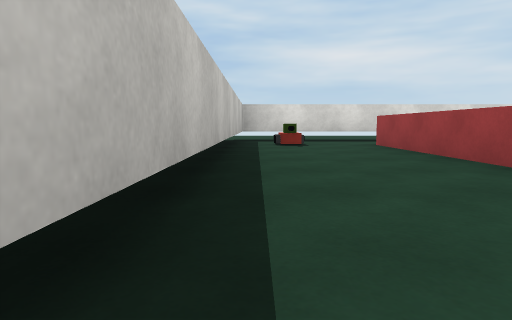
View 1 (above)

19 first-person views from a walk through a scene from a Unity 3-D project. The camera is 0.58 m above the floor, tilts 6° down and sees 75° across. The floor is counted in squares, 2 m on a side. Each view is taken from the middle of a square. On the plan, view 1 faces up. The plan holds only what a view shows up to about 9 squares ahead; the rest is blank. Surface patterns are stand-ins for the level's own textures.

View 2
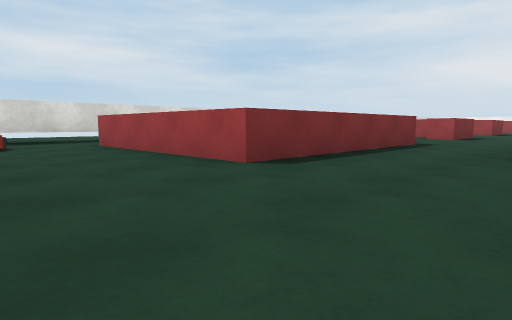

View 3
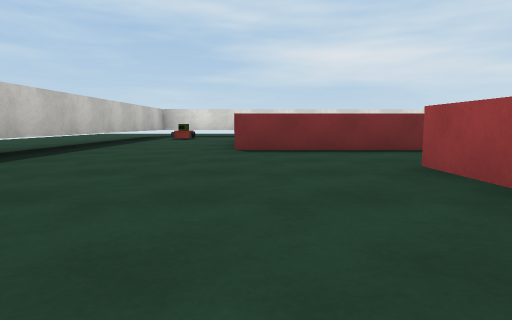

View 4
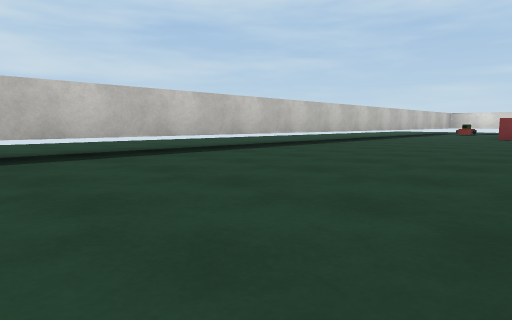

View 5
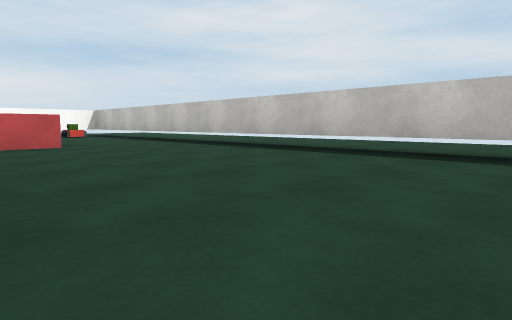

View 6
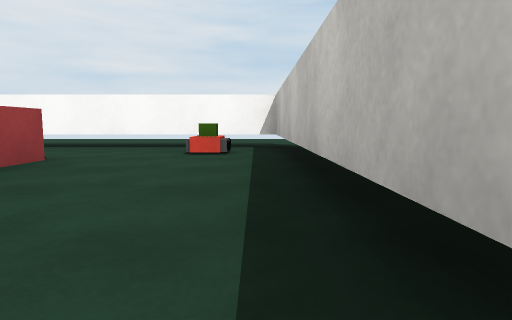

View 7
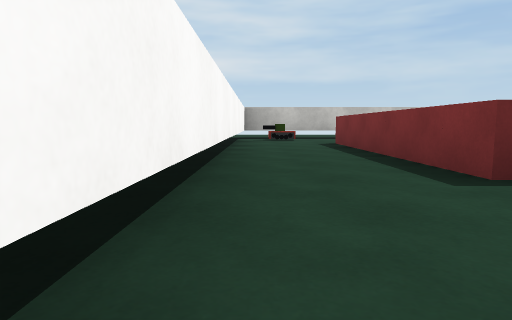

View 8
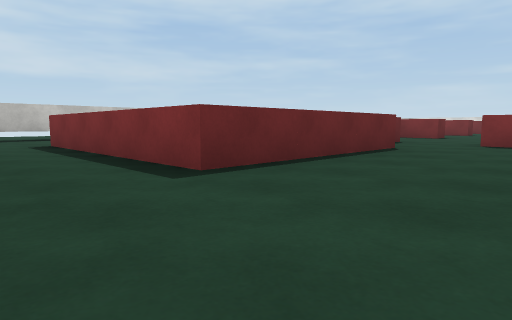

View 9
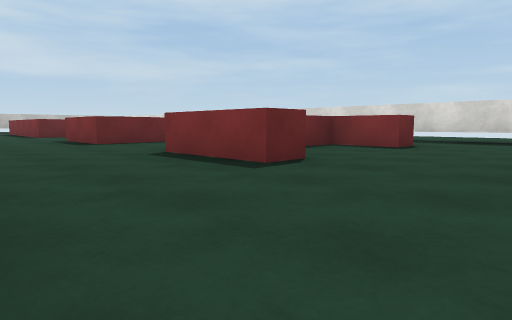

View 10
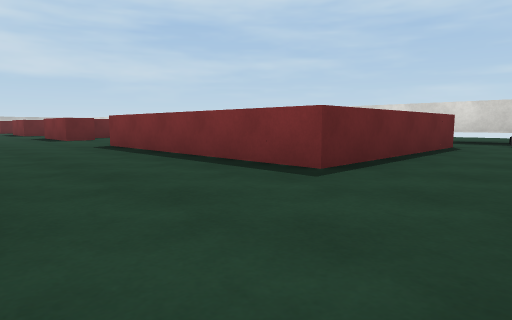

View 11
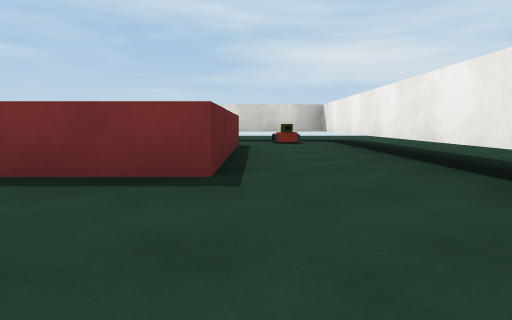

View 12
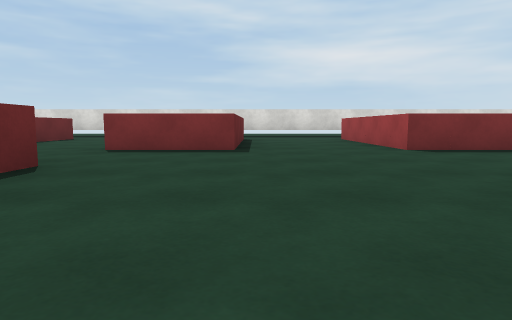

View 13
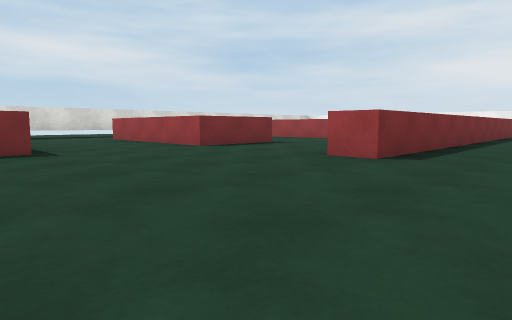

View 14
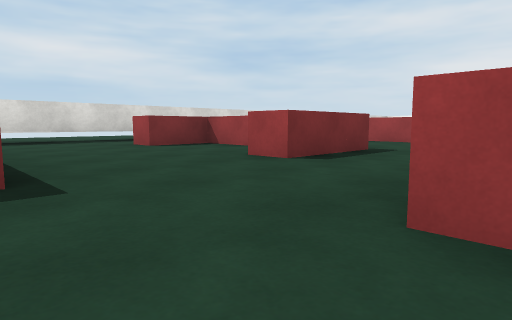

View 15
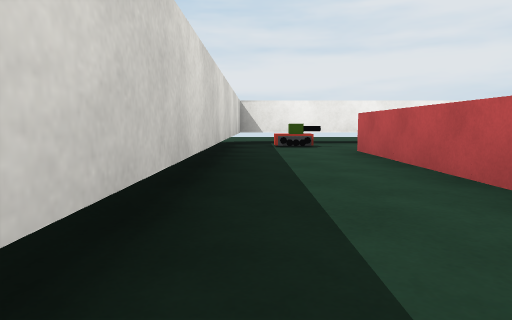

View 16
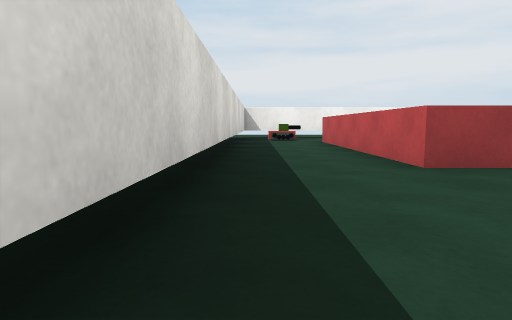

View 17
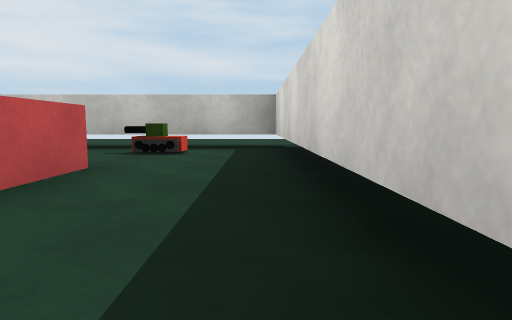

View 18
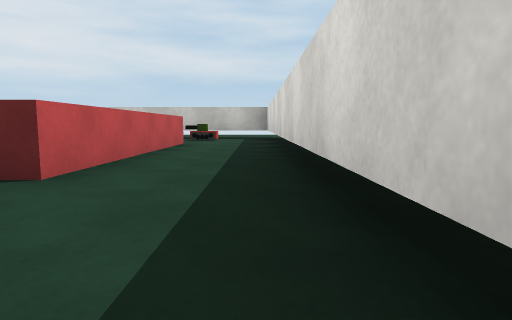

View 19
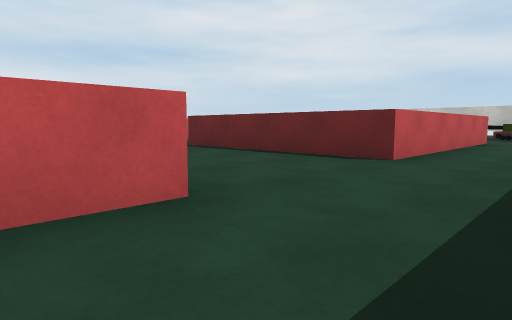

### Floor plan
Key: @ floor where view 1 was taken; # wall or solid block; . floor; O other object.
Columns run from 1 left of view 1 to 20 right of it. Each row starts with its distance up from view 1.
  7 ######################
  6 #....................#
  5 #.O#...............O.#
  4 #..####..##.##..###..#
  3 #..#  #...#.#...# #..#
  2 #..####..##.##..###..#
  1 #....................
  0 #@...#.##............
 -1 #....#   ...#######
 -2 #....#   .....
 -3 #....
 -4 #....
 -5 #....#.
 -6 #....#..
 -7 #....#..
 -8 #.... .#
 -9 #..#  #..
-10 #..#  #..
-11 #..####..
-12 #........
-13 #O.......
-14 #########

Positions as (right, up) in squares from view 1, and headings:
1: (0, 0), facing up
2: (0, 0), facing up-right
3: (2, -2), facing up
4: (3, -6), facing up-left
5: (3, -4), facing down-left
6: (0, -9), facing down
7: (7, -13), facing left
8: (7, -13), facing up-left
9: (14, 0), facing up-left
10: (19, 0), facing up-left
11: (18, 0), facing up
12: (9, -2), facing up
13: (8, -2), facing up-right
14: (5, 0), facing up-right
15: (14, 6), facing right
16: (12, 6), facing right
17: (4, 6), facing left
18: (7, 6), facing left
19: (8, 6), facing down-left
